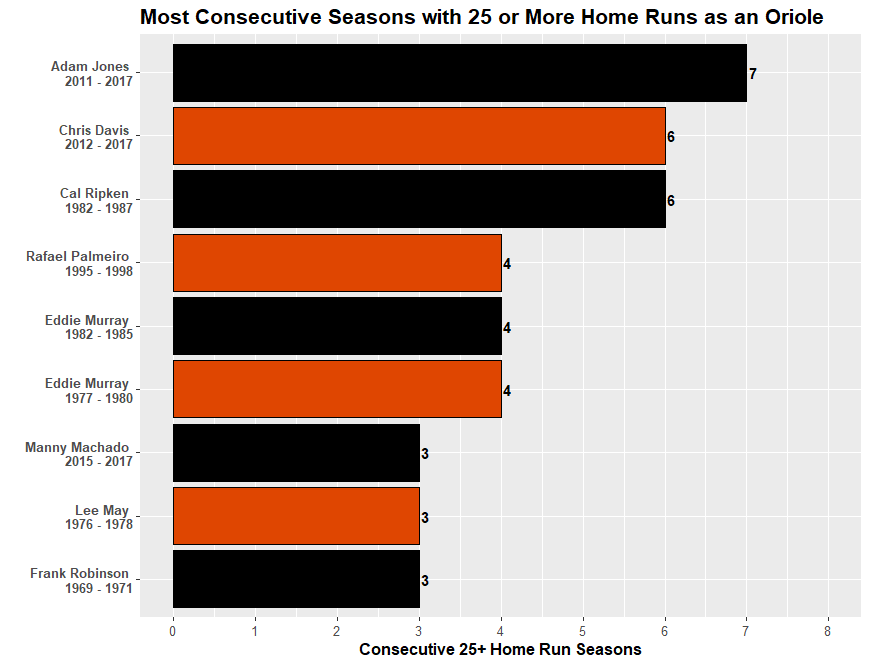

Source code (R):
#Set working directory

setwd("C:/Users/daily/Desktop/Repositories/MiscVisuals/Website Visualizations/Most Times Reaching X Streak/Orioles")

#Loading necessary libraries

library(sqldf)
library(tidyverse)
library(zoo)
library(data.table)
library(Lahman)

#Get data from Lahman Database

data <- sqldf(" WITH sub1 AS(SELECT People.playerID, Batting.yearID, People.nameFirst, People.nameLast,
TeamsFranchises.franchID, SUM(Batting.HR) AS HR,
RANK () OVER(PARTITION BY People.playerID ORDER BY Batting.yearID) AS SeasonNumber
                    FROM People
                    INNER JOIN Batting
                    ON People.playerID = Batting.playerID
                    INNER JOIN Teams
                    ON Batting.teamID = Teams.teamID
                    AND Batting.yearID = Teams.yearID
                    INNER JOIN TeamsFranchises
                    ON Teams.franchID = TeamsFranchises.franchID
                    WHERE TeamsFranchises.franchName = 'Baltimore Orioles'
                    GROUP BY Batting.playerID, Batting.yearID),
              sub2 AS (SELECT *,
              SeasonNumber - RANK() OVER(PARTITION BY playerID ORDER BY yearID) AS streakID
              FROM sub1
              WHERE HR >= 25)
              SELECT MIN(yearID) AS MIN,
              MAX(yearID) AS MAX,
              nameFirst,
              nameLast,
              COUNT(streakID) AS Times
              FROM sub2
              GROUP BY playerID, streakID
              ORDER BY Times DESC")

#Combine Columns and Filter Data

top_data <- data %>%
  arrange(-Times, desc(nameFirst), -MIN) %>%
  mutate(Rank = rank(-Times, ties.method = "min"))  %>%
  filter(Times >= 3) %>%
  mutate(fullName = paste(nameFirst, nameLast)) %>%
  mutate(chart_label = paste(nameFirst, nameLast, "\n", MIN, "-", MAX))

#Create a column for alternating row colors in graph

top_data <- top_data %>%
  mutate(EvenOdd = ifelse(row_number() %% 2 == 1, "Odd", "Even"))

#Team Colors for display

fill_color <- c("Arizona Diamondbacks" = "#5F259F",
                "Atlanta Braves" = "#CE1141",
                "Baltimore Orioles" = "#DF4601",
                "Boston Red Sox" = "#BD3039",
                "Chicago Cubs" = "#0E3386",
                "Chicago White Sox" = "#27251F",
                "Cincinnati Reds" = "#C6011F",
                "Cleveland Indians" = "#E31937",
                "Colorado Rockies" = "#33006F",
                "Detroit Tigers" = "#FA4616",
                "Houston Astros" = "#EB6E1F",
                "Kansas City Royals" = "#004687",
                "Los Angeles Angels" = "#BA0021",
                "Los Angeles Dodgers" = "#005A9C",
                "Miami Marlins" = "#00A3E0",
                "Milwaukee Brewers" = "#FFC52F",
                "Minnesota Twins" = "#002B5C",
                "New York Mets" = "#FF5910",
                "New York Yankees" = "#0C2340",
                "Oakland Athletics" = "#003831",
                "Philadelphia Phillies" = "#E81828",
                "Pittsburgh Pirates" = "#FDB827",
                "St. Louis Cardinals" = "#C41E3A",
                "San Diego Padres" = "#2F241D",
                "San Francisco Giants" = "#FD5A1E",
                "Seattle Mariners" = "#005C5C",
                "Tampa Bay Rays" = "#8FBCE6",
                "Texas Rangers" = "#C0111F",
                "Toronto Blue Jays" = "#134A8E",
                "Washington Nationals" = "#AB0003",
                "Multiple Teams" = "seashell")

#Create visual

top_data %>%
  ggplot(aes(x = reorder(chart_label, Times), y = Times, fill = EvenOdd)) +
  geom_bar(stat = "identity", color = "black") +
  geom_text(aes(label = Times), fontface = "bold", hjust = -0.3) +
  coord_flip(ylim = c(0, 8)) +
  scale_y_continuous(breaks = seq(0, 8, 1)) +
  scale_fill_manual(values = c("Even" = "#DF4601", "Odd" = "#000000")) +
  theme(plot.title = element_text(size = 16, face = "bold"),
        plot.subtitle = element_text(size = 12),
        axis.title.x = element_text(size = 12, face = "bold"),
        axis.text.x = element_text(size = 10),
        axis.text.y = element_text(size = 10, face ="bold"),
        legend.position = "none") +
  labs(title = "Most Consecutive Seasons with 25 or More Home Runs as an Oriole",
       x = "",
       y = "Consecutive 25+ Home Run Seasons")
